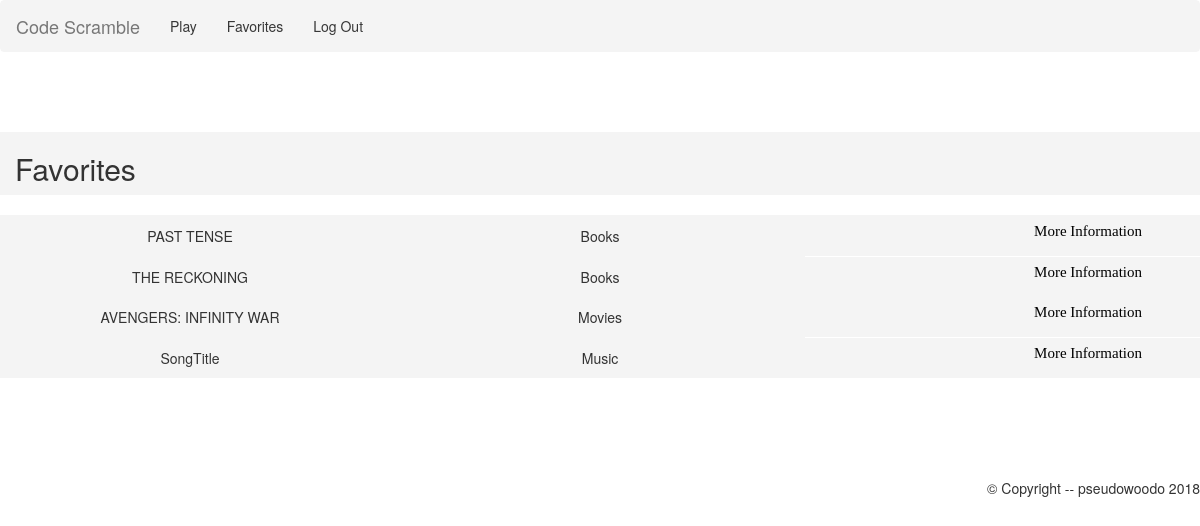
Page /faves (signed in) on the earlier database version.
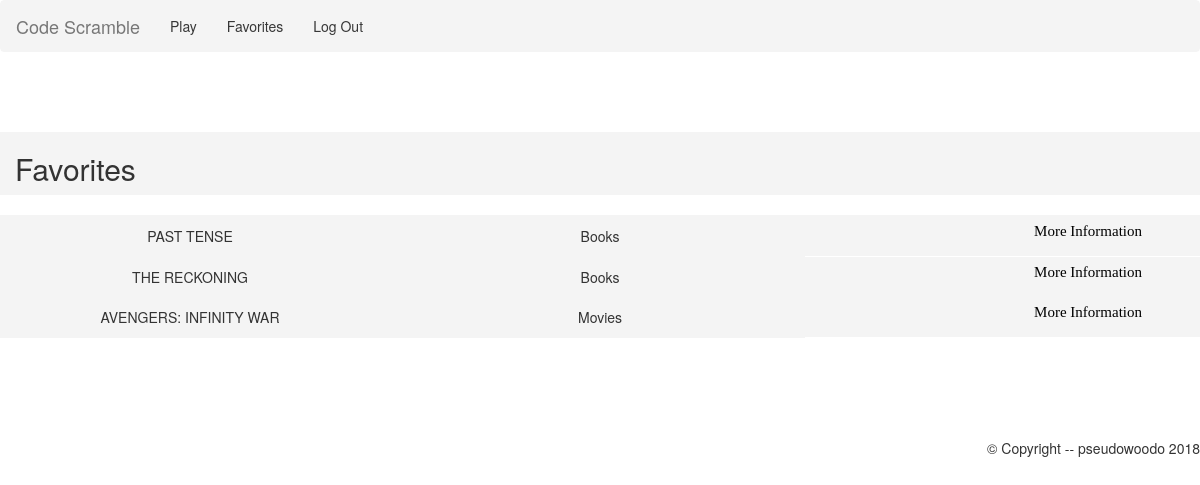
Same page on the later database version.
### tables this page shows
CREATE TABLE book_faves (user TEXT, type TEXT, title TEXT, author TEXT, description TEXT, date TEXT, amazon TEXT);

CREATE TABLE movie_faves (user TEXT, type TEXT, title TEXT, poster TEXT, description TEXT, date TEXT);

CREATE TABLE music_faves (user TEXT, type TEXT, title TEXT, artist TEXT, album TEXT, date TEXT, lyrics TEXT);

### app.py (the view)
@app.route("/faves")
def faves():
    if not session.get('username'):
        return redirect(url_for("home"))
    username=session.get('username')
    user_faves = []
    temp=db.getFaves("book",username)
    user_faves.extend(temp)
    temp=db.getFaves("movie",username)
    user_faves.extend(temp)
    temp=db.getFaves("game",username)
    user_faves.extend(temp)
    temp=db.getFaves("music",username)
    user_faves.extend(temp)
    return render_template('user.html', user_name=username, favorites=user_faves)

### util/db.py (called while the page is built)
def getFaves(type,username):
    DB_FILE = "data/database.db"
    db = sqlite3.connect(DB_FILE)
    u = db.cursor()
    u.execute("CREATE TABLE IF NOT EXISTS "+type+"_faves (user TEXT, isbn TEXT);")
    u.execute("SELECT * from "+type+"_faves WHERE "+type+"_faves.user == (?);", (username,))
    x = u.fetchall()
    db.close()
    return x

### templates/user.html (shortened to what this page needs)
{% extends "base.html" %}
{% block content %}
<br><br>
<head>
</head>
<div class="container-fluid">
  <div class="row">
    <div class="col-sm-12" style="background-color:#F4F4F4;">
      <h2>Favorites </h2>
    </div>
  </div>
</div>
<br>
  {% for info in favorites %}
  <div class="row">
    <div class="col-sm-4" style="background-color:#F4F4F4;">
      <div class="line"><center>{{info[2]}}</center></div>
    </div>
    <div class="col-sm-4" style="background-color:#F4F4F4;">
      <div class="line"> <center>{{info[1]}}</center></div>
    </div>
       <form action = "/result">
     <div class="col-sm-4" style="background-color:#F4F4F4;">
       <center>
	 <button type="submit" class="button" name="submit" value="More Information" > <center>More Information</center></button>
       </center>
     </div>
       </form>
  </div>
   {% endfor %}
<br>
<br><br>
<br>
{% endblock %}

### templates/base.html (shortened to what this page needs)
<!DOCTYPE html>
<html>
  <head>
    <link rel="stylesheet" href="https://maxcdn.bootstrapcdn.com/bootstrap/3.3.7/css/bootstrap.min.css">
  </head>
  <body>
    <nav class="navbar navbar-default">
      <div class="container-fluid">
	<div class="navbar-header">
	  <a class="navbar-brand" href="/">Code Scramble</a>
	</div>
	<ul class="nav navbar-nav">
	  <li><a href="/">Play</a></li>
	  <li><a href="/faves">Favorites</a></li>
	  <li><a href="/logout">Log Out</a></li>
	</ul>
      </div>
    </nav>
    <br>
    {% block content %}{% endblock %}
    <br>
    <div id="footer">
      <p class="copyright">&copy; Copyright -- pseudowoodo 2018</p>
    </div>
  </body>
</html>

### templates/base.html (style rules this page uses)
.button { font-family: "Times New Roman", Times, serif; float: left; background-color:#F4F4F4 !important; border: none; color: black; padding: 14px 16px; text-align: center; text-decoration: none; diaplay: inline-block; font-size: 15px; margin: 0px 0px; cursor: pointer; }
.navbar-default { background-color: #F4F4F4 !important; border-color: #F4F4F4 !important; }
.copyright { float: right; }

### templates/user.html (style rules this page uses)
.line { line-height:2.9; }
.button { background-color: #F4F4F4; border:none; color:black; position: absolute; line-height:0px; right: 10%; padding: 15px 32px; text-align:center; text-decoration:none; diplay:inline-block; margin:0px 0px; curspor:pointer; }

Differences in the rows shown:
removed music_faves: title "SongTitle", type "Music"
